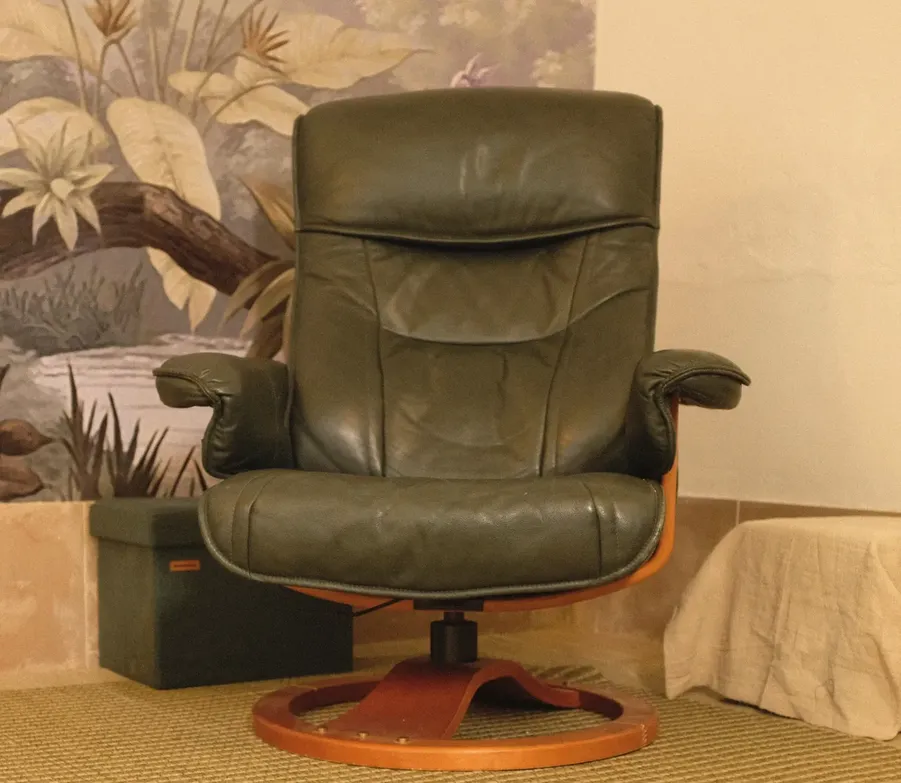
#> input picture assets/images/cabinet-fauteuil-1280.webp, 901 x 783 px, shrunk from 1280 x 1113 before the run
$ python etalonner.py ../assets/images/cabinet-fauteuil-1280.webp
#> lines starting #> are read from the running program, lines starting #| are printed output that depends on the picture
"""Etalonnage commun et leger des vraies photos : un peu plus chaud, noirs adoucis, saturation legerement reduite."""
import sys
from pathlib import Path
from PIL import Image, ImageOps
import numpy as np

def etalonner(src, dst):
    im = ImageOps.exif_transpose(Image.open(src)).convert('RGB')
#> im is the input picture: PIL image 901x783 RGB; mean R, G, B 145.5, 115.3, 77.6
    a = np.asarray(im).astype(np.float32) / 255
    gris = a.mean(axis=2, keepdims=True)
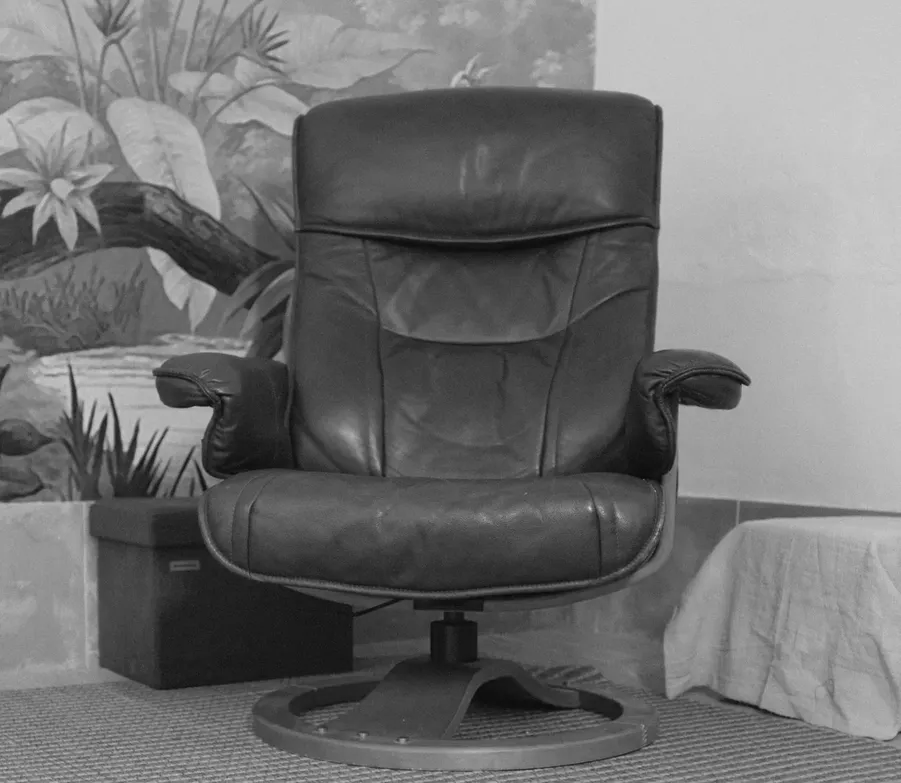
#> gris: shape (783, 901, 1) float32; min 0.0327, max 0.822, mean 0.442
    a = gris + (a - gris) * 0.9                     # saturation -10 %
    a = 0.035 + a * 0.955                            # noirs adoucis
    a[..., 0] *= 1.025; a[..., 2] *= 0.965           # un peu plus chaud
    a = np.clip(a, 0, 1)
    Image.fromarray((a * 255).round().astype(np.uint8)).save(dst, quality=95)

if __name__ == '__main__':
    for s in sys.argv[1:]:
        p = Path(s); d = p.with_name(p.stem + '-etalonne.jpg'); etalonner(p, d); print('OK', d)

$ run again, on assets/images/cabinet-salle-1280.webp
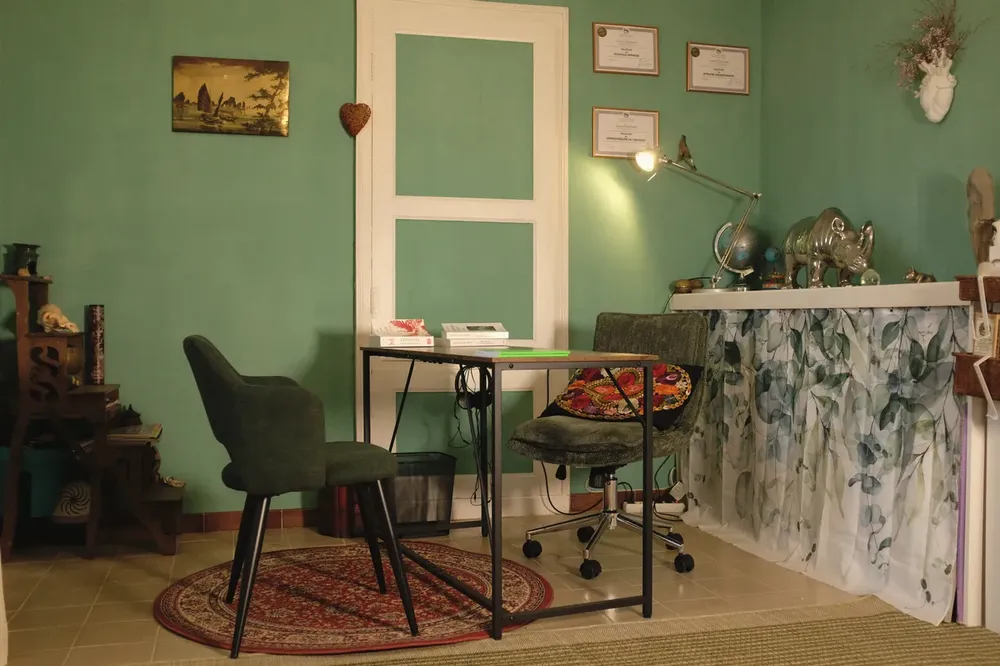
#> input picture assets/images/cabinet-salle-1280.webp, 1000 x 666 px, shrunk from 1280 x 853 before the run
#> in etalonner, im is the input picture: PIL image 1000x666 RGB; mean R, G, B 111.1, 105.4, 75.3
#> in etalonner, `gris = a.mean(axis=2, keepdims=True)`:
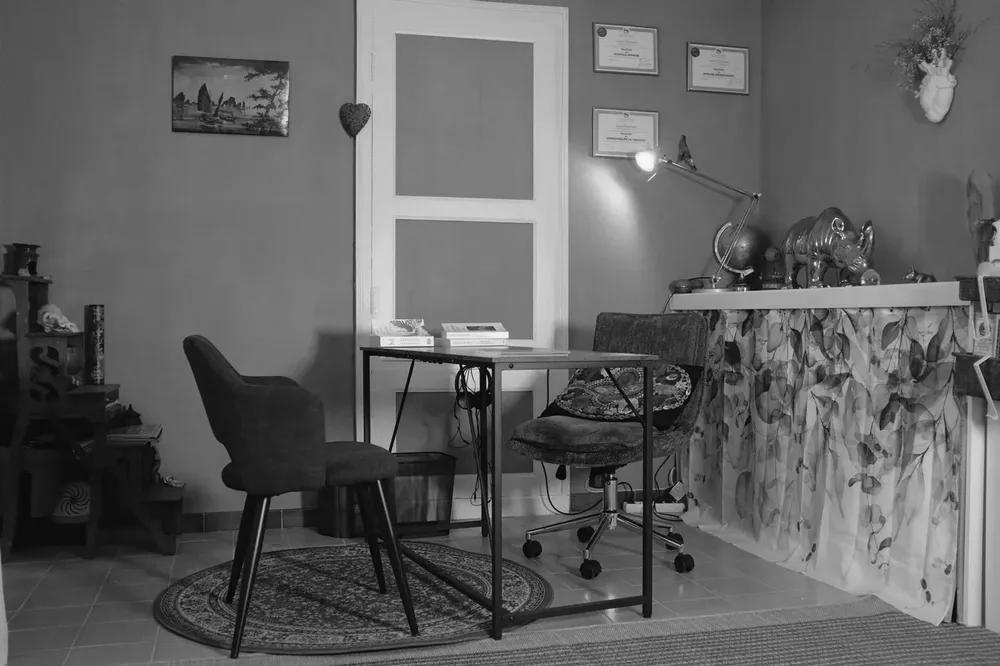
#> gris: shape (666, 1000, 1) float32; min 0, max 0.983, mean 0.381
